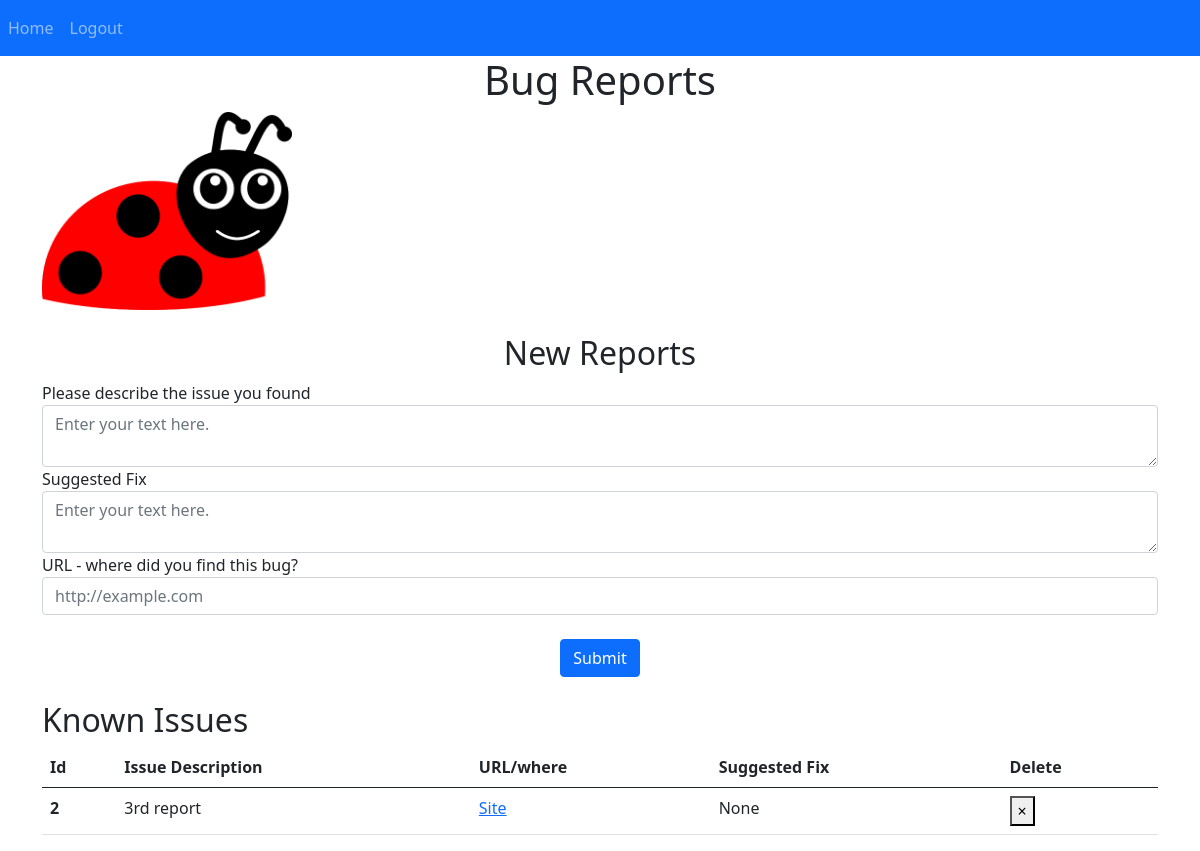
Screenshot of / (signed in) with the database file from the repository.
### website/models.py (models this page shows)
class Report(db.Model):
    id = db.Column(db.Integer, primary_key=True)
    issueDescription = db.Column(db.String(1500))
    url = db.Column(db.String(200))
    screenshot = db.Column(db.String(300))
    suggested_fix = db.Column(db.String(10000))
    resolution_status = db.Column(db.String(30))
    date = db.Column(db.DateTime(timezone=True), default=func.now())
    user_id = db.Column(db.Integer, db.ForeignKey('user.id'))

### website/views.py (the view, shortened to what this page needs)
@views.route('/', methods=['GET','POST'])
@login_required
def home():
    return render_template("home.html", user=current_user)

### website/__init__.py (called while the page is built)
def create_app():
    app = Flask(__name__)
    app.config['SECRET_KEY'] = 'random string'
    app.config['SQLALCHEMY_DATABASE_URI'] = f'sqlite:///{DB_NAME}'
    db.init_app(app)
    from .views import views
    from .auth import auth
    app.register_blueprint(views, url_prefix='/')
    app.register_blueprint(auth, url_prefix='/')
    from .models import User, Report
    create_database(app)
    login_manager = LoginManager()
    login_manager.login_view = 'auth.login'
    login_manager.init_app(app)
    @login_manager.user_loader
    def load_user(id):
        return User.query.get(int(id))
    return app

### website/templates/home.html
{% extends "base.html" %}{% block title %} Bug Report {% endblock %}
{% block content %}
<h1 align="center">Bug Reports</h1>
<img src="static/images/happy-ladybug.74cc4315.png" width="250" class="center">
<br/>
<br/>
<h2 align="center">New Reports</h2>
    <form method="POST">
        <div class="form-group">
            <label>Please describe the issue you found</label>
            <textarea name="issueDescription" id="issueDescription" class="form-control" placeholder="Enter your text here."></textarea>
        </div>
        <div class="form-group">
            <label>Suggested Fix</label>
            <textarea name="suggested_fix" id="suggested_fix" class="form-control" placeholder="Enter your text here."></textarea>
        </div>
        <div class="form-group">
            <label>URL - where did you find this bug?</label>
            <input type="url" name="url" id="url" class="form-control" placeholder="http://example.com" pattern="https://.*">
        </div>
        <br/>
        <div align="center">
            <button type="submit" class="btn btn-primary">Submit </button>
        </div>
    </form>
<br/>
<h2>Known Issues</h2>
<table class="table table-hover">
  <thead>
    <tr>
      <th scope="col"> Id </th>
      <th scope="col">Issue Description</th>
      <th scope="col">URL/where</th>
      <th scope="col">Suggested Fix</th>
        <th scope="col">Delete</th>
    </tr>
  </thead>
    {% for report in user.reports %}
  <tbody>
    <tr>
      <th scope="row">{{ report.id }}</th>
      <td>{{ report.issueDescription }}</td>
      <td><a href="{{ report.url }}">Site</a></td>
      <td>{{ report.suggested_fix }}</td>
        <td>
            <button type="button" class="close" onClick="deleteReport({{ report.id }})">
        <span aria-hidden="true">&times;</span>
    </button>
        </td>
    </tr>
  </tbody>
    {% endfor %}
</table>
{% endblock %}

### rows the page displays
Report: id "2", issueDescription "3rd report", suggested_fix "None"
